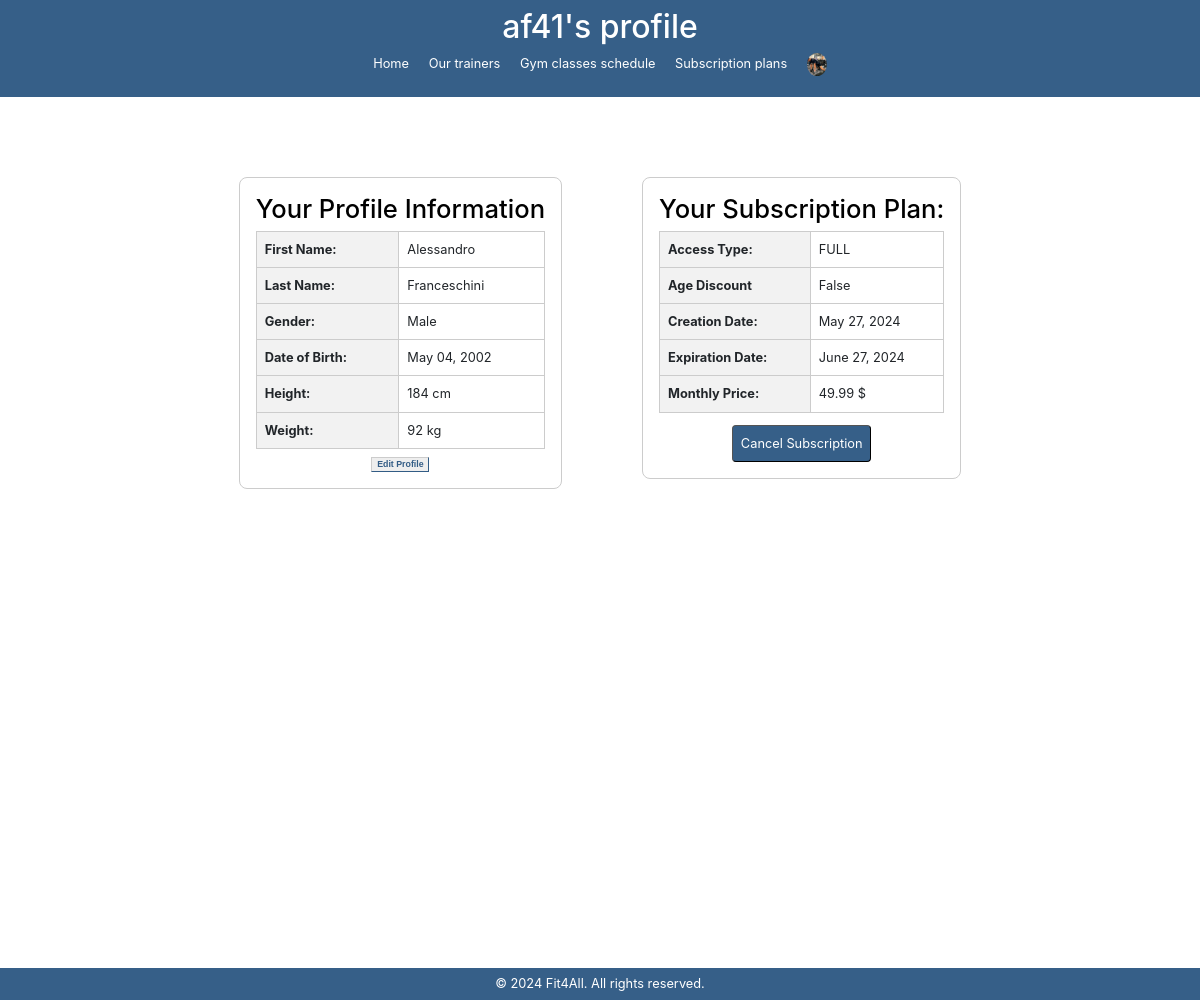
/palestra/profile/ (signed in), run on an earlier commit of the app's database.
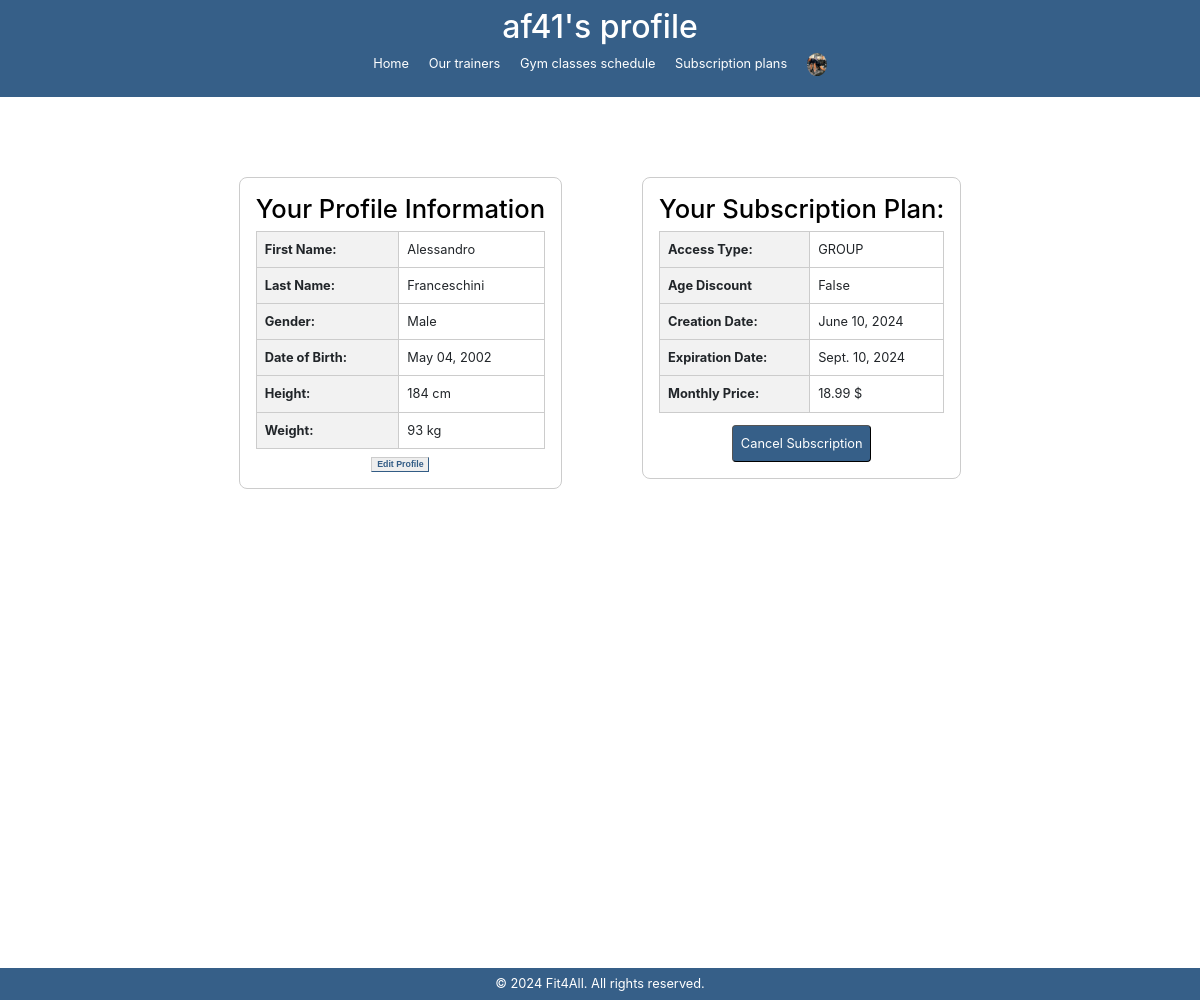
And on a later commit of the database.
### palestra/models.py (models this page shows, shortened)
class UserProfile(models.Model):
    user = models.OneToOneField(User, on_delete=models.CASCADE)
    gender_choices = [
        ('M', 'Male'),
        ('F', 'Female'),
    ]
    gender = models.CharField(max_length=1, choices=gender_choices, null=False, blank=True)
    first_name = models.CharField(max_length=100, null=False,blank=True)
    last_name = models.CharField(max_length=100, null=False,blank=True)
    date_of_birth = models.DateField(null=True,blank=True)
    height = models.DecimalField(max_digits=5, decimal_places=0, null=True,blank=True)  # In centimetri
    weight = models.DecimalField(max_digits=5, decimal_places=0, null=True,blank=True)  # In chilogrammi
    profile_picture = models.ImageField(upload_to='profile_pictures/', null=True, blank=True)
    AGE_OF_RETIREMENT = 65  # Età di pensionamento
    LEGAL_ADULT_AGE = 18  # Età maggiore

class Subscription(models.Model):
    user = models.OneToOneField(User, on_delete=models.CASCADE, unique=True)
    plan = models.ForeignKey('management.SubscriptionPlan', on_delete=models.CASCADE)
    monthly_price = models.DecimalField(max_digits=10, decimal_places=2)
    start_date = models.DateField()
    end_date = models.DateField()
    age_reduction = models.BooleanField()
    def expired(self):
        return True if self.end_date < datetime.now().date() else False

### management/models.py (models this page shows, shortened)
class SubscriptionPlan(models.Model):
    PLAN_CHOICES = [
        ('GROUP', 'Group Classes Only'),
        ('WEIGHTS', 'Gym Access Only'),
        ('FULL', 'Group Classes + Gym Access'),
    ]
    name = models.CharField(max_length=100)
    plan_type = models.CharField(max_length=10, choices=PLAN_CHOICES)
    monthly_price = models.DecimalField(max_digits=10, decimal_places=2)
    age_discount = models.DecimalField(max_digits=5, decimal_places=2, default=0)
    is_active = models.BooleanField(default=True)

### palestra/views.py (the view, shortened to what this page needs)
# urls.py: path('profile/', views.ProfileView.as_view(), name='profile'),
class ProfileView(View):
    def get(self, request):
        if not request.user.is_authenticated:
            messages.error(request, "You have to login first")
            return redirect(reverse('login'))
        if request.user.is_instructor:
            user_profile, created = models.TrainerProfile.objects.get_or_create(user=request.user)
            form = forms.TrainerProfileForm(instance=user_profile)
            fitness_goals = functions.get_fitness_goals(user_profile)
            context = {'form': form, 'user_profile':user_profile, 'user_fitness_goals':fitness_goals}
        elif request.user.is_manager:
            messages.success(request, f"Welcome to Fit4All, {request.user}")
            return redirect(reverse('palestra:dashboard'))
        else:
            user_profile, created = models.UserProfile.objects.get_or_create(user=request.user)
            form = forms.UserProfileForm(instance=user_profile)
            context = {'form': form, 'user_profile':user_profile}
            try:
                user_subscription = models.Subscription.objects.get(user=request.user)
                plan_id = user_subscription.plan.id
                plan = SubscriptionPlan.objects.get(id=plan_id)
            except (models.Subscription.DoesNotExist,SubscriptionPlan.DoesNotExist):
                pass
            else:
                user_subscription.plan_type = plan.plan_type
                context['user_subscription'] = user_subscription
        return render(request=request, template_name='profile.html', context=context)

### templates/palestra/profile.html (shortened to what this page needs)
{% extends "base.html" %}
{% block header %} {{ request.user }}'s profile {% endblock header %}
{% block content %}
<div class="user-profile-container">
    <div class="user-profile">
        <h2> Your Profile Information</h2>
    <table class="user-details">
        <tr>
            <th>First Name:</th>
            <td>{{ user_profile.first_name }}</td>
        </tr>
        <tr>
            <th>Last Name:</th>
            <td>{{ user_profile.last_name }}</td>
        </tr>
        <tr>
            <th>Gender:</th>
            <td>{{ user_profile.get_gender_display }}</td>
        </tr>
        <tr>
            <th>Date of Birth:</th>
            {% if user_profile.date_of_birth|date:"Y-m-d" == now|date:"Y-m-d" %}
                <td></td>
            {% else %}
                <td>{{ user_profile.date_of_birth|date:"F d, Y" }}</td>
            {% endif %}
        </tr>
        {% if user_profile.height %}
            <tr>
                <th>Height:</th>
                <td>{{ user_profile.height }} cm</td>
            </tr>
        {% endif %}
        {% if user_profile.weight %}
            <tr>
                <th>Weight:</th>
                <td>{{ user_profile.weight }} kg</td>
            </tr>
        {% endif %}
    </table>
    <div class="edit-profile" style="display: flex; justify-content: center; margin-top:10px">
        <a class="button" href="{% url 'palestra:update-profile' %}">Edit Profile</a>
    </div>
    </div>
    <div class="user-subscription-container">
    {% if not request.user.is_instructor and not request.user.is_manager %}
    {% if user_subscription %}
    <div class="user-subscription">
        <h2> Your Subscription Plan: </h2>
        <table class="user-details">
            <tr>
                <th>Access Type:</th>
                <td>{{ user_subscription.plan_type }}</td>
            </tr>
            <tr>
                <th>Age Discount</th>
                <td>{{ user_subscription.age_reduction }}</td>
            </tr>
            <tr>
                <th>Creation Date:</th>
                <td>{{ user_subscription.start_date }}</td>
            </tr>
            <tr>
                <th>Expiration Date:</th>
                <td>{{ user_subscription.end_date }}</td>
            </tr>
            <tr>
                <th>Monthly Price:</th>
                {% if user_subscription.monthly_price %}
                    <td>{{ user_subscription.monthly_price }} $</td>
                {% else %}
                    <td></td>
                {% endif %}
            </tr>
        </div>
        <div class="buttons">
            <form method="post" style="display:contents;">
                {% if not user_subscription.expired %}
                <button type="submit" style="border-radius: 5px; margin-top: 15px;">Cancel Subscription </button>
                {% else %}
                <button type="submit" style="border-radius: 5px; margin-top: 15px;">Renew Subscription </button>
                {% endif %}
            </form>
        </div>
        {% endif %}
    </div>
    {% endif%}
</div>
{% endblock %}

What changed in the data, as far as the page shows it:
removed Subscription: plan_type "FULL", age_reduction "False", start_date "May 27, 2024", end_date "June 27, 2024", monthly_price "49.99"
changed UserProfile "Alessandro": weight "92" → "93"
added Subscription: plan_type "GROUP", age_reduction "False", start_date "June 10, 2024", end_date "Sept. 10, 2024", monthly_price "18.99"
